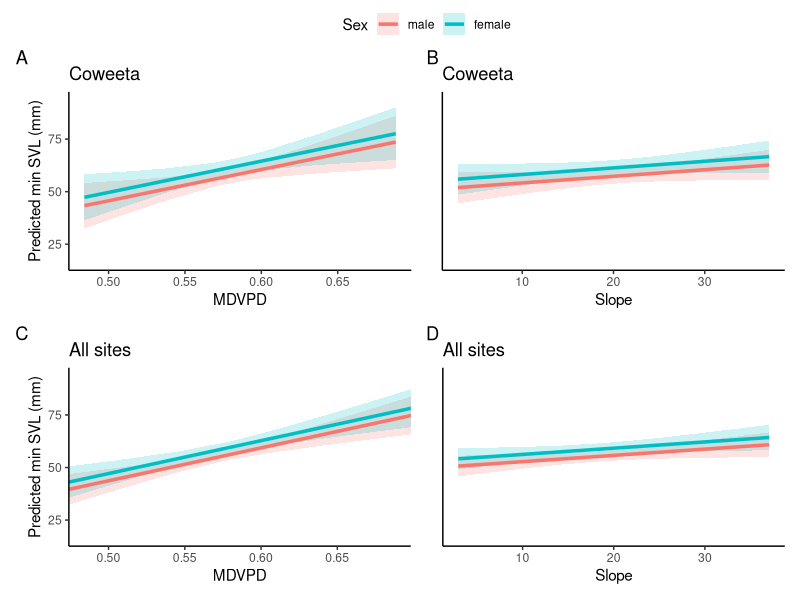
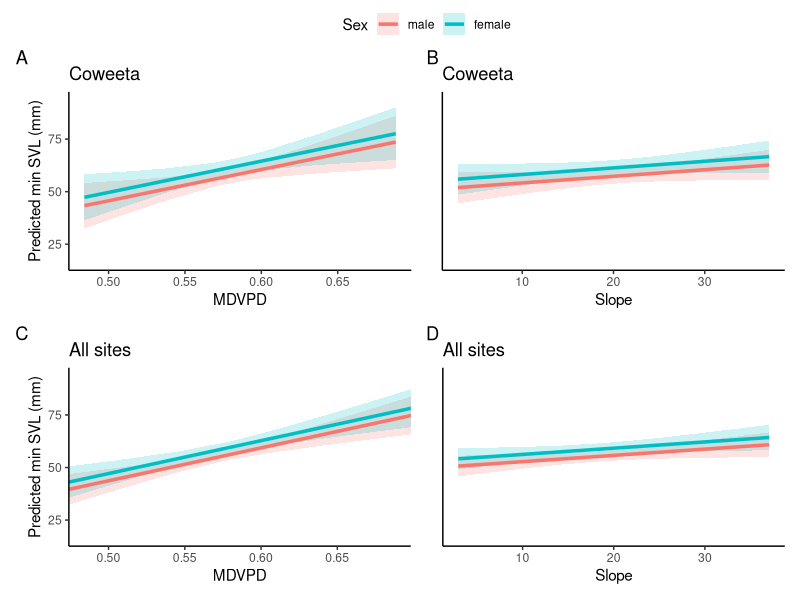

These charts were generated, in order, by the following R code:
## ---- chunk 1
# install.packages(c("tidyverse", "ggeffects", "patchwork"))
library(tidyverse)
library(ggeffects)
library(patchwork)
## ---- chunk 2
Plethodon_data <- read.csv('../Input/Plethodon_Data.csv')
Plethodon_Study_Sites <- read.csv('../Input/Salamander_Study_Sites.csv')
## ---- chunk 3
# Keeps mature males and females with SVL from 40 to 120 mm
all_mature_plethodon <- Plethodon_data %>%
  filter(maturity_status %in% c("mature_male", "mature_female"),
         between(svl_mm, 30, 120)) %>%
  select(site, species, svl_mm, maturity_status)
## ---- chunk 4
# Smallest mature SVL per site and sex
Plethodon_sites_simplified <- all_mature_plethodon %>%
  group_by(site, maturity_status) %>%
  summarise(svl_mm = min(svl_mm), .groups = "drop") %>%
  mutate(sex = if_else(maturity_status == "mature_male", "male", "female"))

# Keeps only sites with measured mature individuals
Modeling_Data <- Plethodon_Study_Sites %>%
  inner_join(Plethodon_sites_simplified, by = "site", relationship = "one-to-many")
## ---- chunk 5
# Standardizes each site once
scale_by_site <- function(x, site) {
  once <- !duplicated(site)
  (x - mean(x[once])) / sd(x[once])
}

Modeling_Data <- Modeling_Data %>%
  mutate(
    # Folds aspect so 0 = north-facing and 180 = south-facing
    Aspect_folded = 180 - abs(Aspect - 180),

    # Standardizes the covariates
    MDT_z    = scale_by_site(DaymetMDTC.Apr.Oct.2011.2020, site),
    MDP_z    = scale_by_site(DaymetMDPmm.Apr.Oct.2011.2020, site),
    MDVPD_z  = scale_by_site(DaymetMDVPD.Apr.Oct.2011.2020, site),
    Aspect_z = scale_by_site(Aspect_folded, site),
    Slope_z  = scale_by_site(Slope, site),

    # Sets male as the reference level
    sex = relevel(factor(sex), ref = "male"))
## ---- chunk 6
# Subsetting data to only Coweeta
Coweeta_Modeling_data <- Modeling_Data %>%
  filter(Study.Area == "Coweeta")

# Linear Model
Coweeta_Model <- glm(svl_mm ~ sex + MDVPD_z + Slope_z + Aspect_z + MDP_z + MDT_z, data = Coweeta_Modeling_data)

# Model summary
summary(Coweeta_Model)
## ---- chunk 7
# Linear Model
All_Sites_Model <- glm(svl_mm ~ sex + MDVPD_z + Slope_z + Aspect_z + MDP_z + MDT_z, data = Modeling_Data)

# Model summary
summary(All_Sites_Model)
## ---- chunk 8
# One row per site, matching how the covariates were standardized
Site_Data <- Modeling_Data %>%
  distinct(site, .keep_all = TRUE)

# Back-transformation values
MDVPD_mean <- mean(Site_Data$DaymetMDVPD.Apr.Oct.2011.2020)
MDVPD_sd   <- sd(Site_Data$DaymetMDVPD.Apr.Oct.2011.2020)

Slope_mean <- mean(Site_Data$Slope)
Slope_sd   <- sd(Site_Data$Slope)
## ---- chunk 9
# Coweeta predictions
# MDVPD
MDVPD_pred_coweeta <- ggpredict(Coweeta_Model, terms = c("MDVPD_z", "sex"))
MDVPD_pred_coweeta$MDVPD <- MDVPD_pred_coweeta$x * MDVPD_sd + MDVPD_mean

# Slope
Slope_pred_coweeta <- ggpredict(Coweeta_Model, terms = c("Slope_z", "sex"))
Slope_pred_coweeta$Slope <- Slope_pred_coweeta$x * Slope_sd + Slope_mean

# All site predictions
# MDVPD
MDVPD_pred_all_sites <- ggpredict(All_Sites_Model, terms = c("MDVPD_z", "sex"))
MDVPD_pred_all_sites$MDVPD <- MDVPD_pred_all_sites$x * MDVPD_sd + MDVPD_mean

# Slope
Slope_pred_all_sites <- ggpredict(All_Sites_Model, terms = c("Slope_z", "sex"))
Slope_pred_all_sites$Slope <- Slope_pred_all_sites$x * Slope_sd + Slope_mean
## ---- chunk 10
# Both MDVPD plots begin and end with the Coweeta prediction range for comparison of the Coweeta plot to the broader regional plot.
MDVPD_limits <- range(MDVPD_pred_coweeta$MDVPD)

# Both slope plots cover the combined Coweeta and all-sites range
Slope_limits <- range(Slope_pred_coweeta$Slope, Slope_pred_all_sites$Slope)

# All four plots share one SVL axis that fits every confidence interval
SVL_limits <- range(
  MDVPD_pred_coweeta$conf.low,   MDVPD_pred_coweeta$conf.high,
  Slope_pred_coweeta$conf.low,   Slope_pred_coweeta$conf.high,
  MDVPD_pred_all_sites$conf.low, MDVPD_pred_all_sites$conf.high,
  Slope_pred_all_sites$conf.low, Slope_pred_all_sites$conf.high)

# Adding some space above and below the confidence intervals
SVL_padding <- diff(SVL_limits) * 0.05
SVL_limits <- c(SVL_limits[1] - SVL_padding, SVL_limits[2] + SVL_padding)
## ---- chunk 11
Coweeta_MDVPD_Plot <- ggplot(MDVPD_pred_coweeta, aes(x = MDVPD, y = predicted, color = group, fill = group)) +
  geom_ribbon(aes(ymin = conf.low, ymax = conf.high), alpha = 0.2, color = NA) +
  geom_line(linewidth = 1.2) +
  coord_cartesian(xlim = MDVPD_limits, ylim = SVL_limits) +
  labs(title = "Coweeta", x = "MDVPD", y = "Predicted min SVL (mm)",
       color = "Sex", fill = "Sex", tag = "A") +
  theme_classic() +
  theme(legend.position = "none")
## ---- chunk 12
Coweeta_Slope_Plot <- ggplot(Slope_pred_coweeta, aes(x = Slope, y = predicted, color = group, fill = group)) +
  geom_ribbon(aes(ymin = conf.low, ymax = conf.high), alpha = 0.2, color = NA) +
  geom_line(linewidth = 1.2) +
  coord_cartesian(xlim = Slope_limits, ylim = SVL_limits) +
  labs(title = "Coweeta", x = "Slope", y = NULL,
       color = "Sex", fill = "Sex", tag = "B") +
  theme_classic() +
  theme(axis.text.y = element_blank(), axis.ticks.y = element_blank(), legend.position = "none")
## ---- chunk 13
All_Sites_MDVPD_Plot <- ggplot(MDVPD_pred_all_sites, aes(x = MDVPD, y = predicted, color = group, fill = group)) +
  geom_ribbon(aes(ymin = conf.low, ymax = conf.high), alpha = 0.2, color = NA) +
  geom_line(linewidth = 1.2) +
  coord_cartesian(xlim = MDVPD_limits, ylim = SVL_limits) +
  labs(title = "All sites", x = "MDVPD", y = "Predicted min SVL (mm)",
       color = "Sex", fill = "Sex", tag = "C") +
  theme_classic() +
  theme(legend.position = "none")
## ---- chunk 14
All_Sites_Slope_Plot <- ggplot(Slope_pred_all_sites, aes(x = Slope, y = predicted, color = group, fill = group)) +
  geom_ribbon(aes(ymin = conf.low, ymax = conf.high), alpha = 0.2, color = NA) +
  geom_line(linewidth = 1.2) +
  coord_cartesian(xlim = Slope_limits, ylim = SVL_limits) +
  labs(title = "All sites", x = "Slope", y = NULL,
       color = "Sex", fill = "Sex", tag = "D") +
  theme_classic() +
  theme(axis.text.y = element_blank(), axis.ticks.y = element_blank())
## ---- chunk 15
# Coweeta plots on the top row, all-sites plots on the bottom row, shared legend above
Combined_Covariate_Plot <- (
  guide_area() /
    (Coweeta_MDVPD_Plot | Coweeta_Slope_Plot) /
    (All_Sites_MDVPD_Plot | All_Sites_Slope_Plot)) +
  plot_layout(heights = c(0.10, 1, 1), guides = "collect") &
  theme(legend.position = "top")

Combined_Covariate_Plot

# Saves the combined plot, creating the Outputs folder if it doesn't exist
dir.create("../Outputs", showWarnings = FALSE)
ggsave("../Outputs/combined_MDVPD_Slope_plot.pdf", plot = Combined_Covariate_Plot, width = 14, height = 9, units = "in")
## ---- chunk 16
# Records the R and package versions used
sessionInfo()
